Frame 1 (no input): blank canvas, image omitted
Frame 60 (no input): blank canvas, image omitted
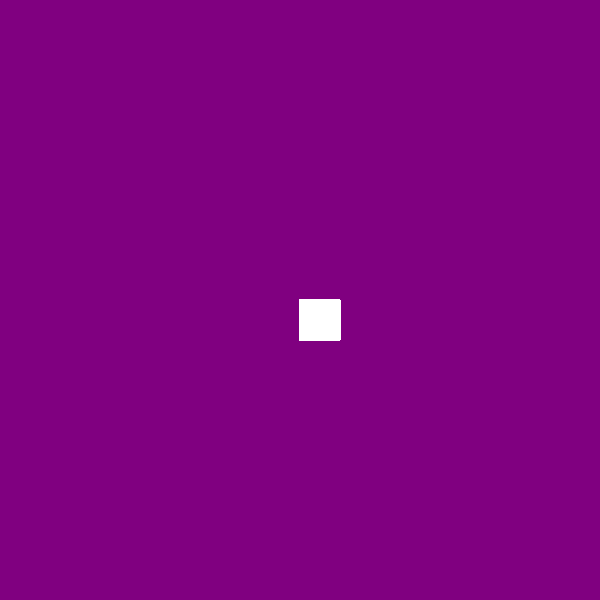
Frame 120 (the mouse pressed at the canvas centre since frame 60)

The p5.js sketch whose frames 1 and 60 were blank and that drew this single picture after the mouse press (run headless with seeded random() and noise() and a simulated clock; from frame 60 on, the mouse is pressed at the canvas centre):

// p5.js sketch
// ── sketch.js
function setup() {
    createCanvas(600, 600);
      background("purple");
  
  }
  
  function draw() {
   
  
    stroke("white");
    fill("white");
  
  
  
    if (mouseIsPressed) rect(mouseX, mouseY, 40, 40);
  }
  
